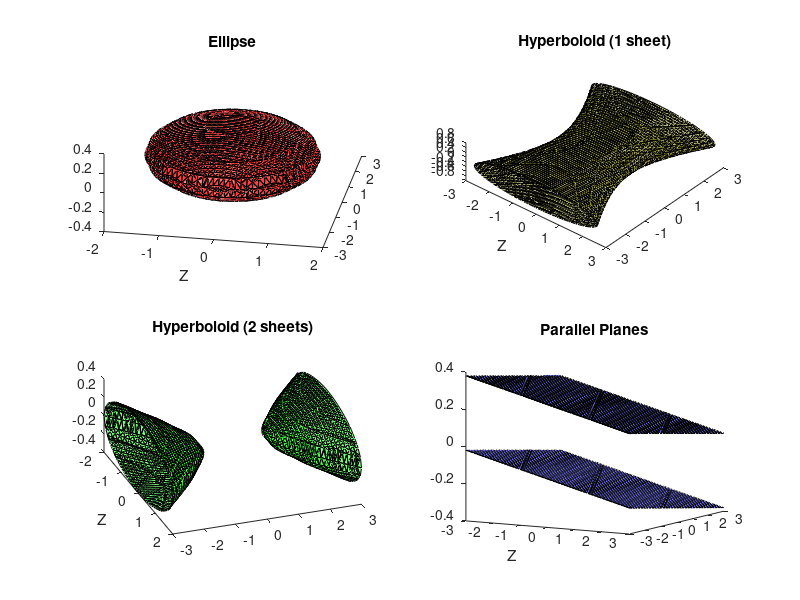

The MATLAB script that drew this image:
% Started writing this script just to get a good hold on my concepts
% Author - Abhishek De

close all; clearvars;

% Model Expectations 3-D (More applicable for understanding the how cone signals are combined) 

[x y z] = meshgrid([-3:.1:3],[-3:.1:3],[-3:.1:3]);
fnvals = 0.1;

% Ellipsoid
fn = (x.^2/50)+(y.^2/100)+(z.^2/2);
v = isosurface(x,y,z,fn,fnvals/2);
figure(2),subplot(221);h = patch(v);set(h,'FaceColor',[1 0 0],'FaceAlpha',.5); xlabel('X'), xlabel('Y'), xlabel('Z'); title('Ellipse'); view(10,50);

% Hyperboloid of 1 sheet
fn = (x.^2/50)-(y.^2/100)+(z.^2/2);
v = isosurface(x,y,z,fn,fnvals/2);
figure(2),subplot(222);h = patch(v);set(h,'FaceColor',[0.5 0.5 0],'FaceAlpha',.5); xlabel('X'), xlabel('Y'), xlabel('Z'); title('Hyperboloid (1 sheet)'); view(40,70);

% Hyperboloid of 2 sheets
fn = (x.^2/50)-(y.^2/100)+(z.^2/2);
v = isosurface(x,y,z,fn,-1*fnvals/10);
figure(2),subplot(223);h = patch(v);set(h,'FaceColor',[0 1 0],'FaceAlpha',.5); xlabel('X'), xlabel('Y'), xlabel('Z');title('Hyperboloid (2 sheets)'); view(70,50);

% Parallel planes
fn = abs((x./50)+(y/100)+(z/2));
v = isosurface(x,y,z,fn,0.1);
figure(2),subplot(224);h = patch(v);set(h,'FaceColor',[0 0 1],'FaceAlpha',.5); xlabel('X'), xlabel('Y'), xlabel('Z'); title('Parallel Planes'); view(30,10);

  